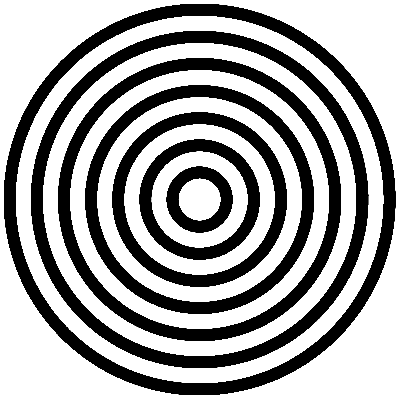
#> input picture Database/concentric_circles/c_all_black.png, 400 x 400 px
$ python -i painter.py   (imports and definitions only)
#> lines starting #> are read from the running program, lines starting #| are printed output that depends on the picture
#> further down, picture is the input picture: PIL image 400x400 RGBA; mean R, G, B, A 0, 0, 0, 92.3
import PIL
from PIL import Image
import ImageFilter
import copy


COLOURS=[(128, 0, 128), # purple
		(0, 0, 255), # blue
		(0, 255, 0), # green
		(255, 255, 0), #yellow
		(255, 165, 0), #orange
		(255, 0, 0), # red
		(0, 0, 0), # black
		(255, 255, 255), # white
		(128, 128, 128), # grey
		(0, 255, 255), # cyan
		(150, 75, 0) # brown
		]


# [15 lines left out: function nest, not called in this run]

def symmetric(img):
	img2=img.rotate(180)
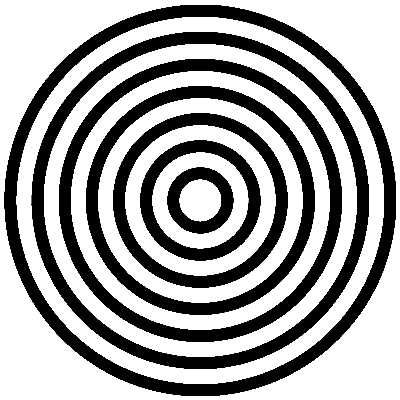
#> img2: PIL image 400x400 RGBA; mean R, G, B, A 0, 0, 0, 92.3; transparent parts drawn white
	img2 = img2.resize((int(img2.size[0]*0.5), img2.size[1]))
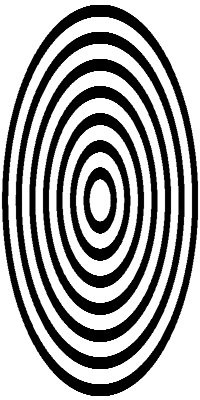
#> img2: PIL image 200x400 RGBA; mean R, G, B, A 0, 0, 0, 92.3; transparent parts drawn white
	img.paste(img2, (0,0))
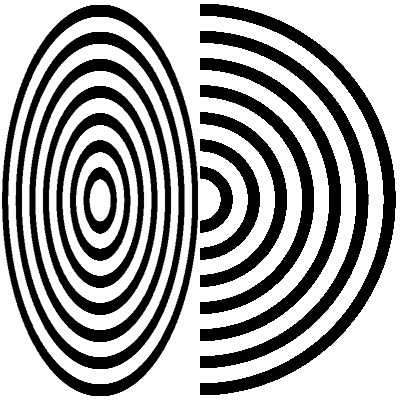
#> img: PIL image 400x400 RGBA; mean R, G, B, A 0, 0, 0, 92.2; transparent parts drawn white

	img2 = img2.rotate(180)
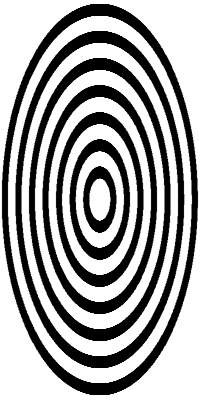
#> img2: PIL image 200x400 RGBA; mean R, G, B, A 0, 0, 0, 92.3; transparent parts drawn white
	img.paste(img2, (int(img.size[0]*0.5), 0))
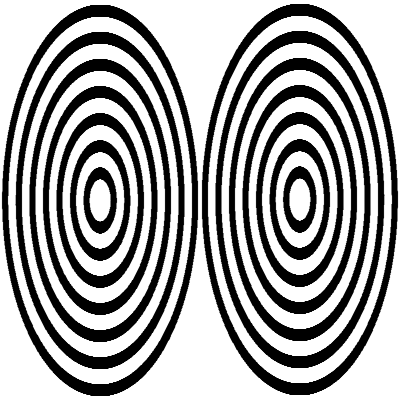
#> img: PIL image 400x400 RGBA; mean R, G, B, A 0, 0, 0, 92.3; transparent parts drawn white

	return img


# [83 lines left out: function drawImage, not called in this run]


# [11 lines not run here, left out]

>>> from PIL import Image
>>> picture = Image.open('../../../Database/concentric_circles/c_all_black.png')
>>> result = symmetric(picture)
